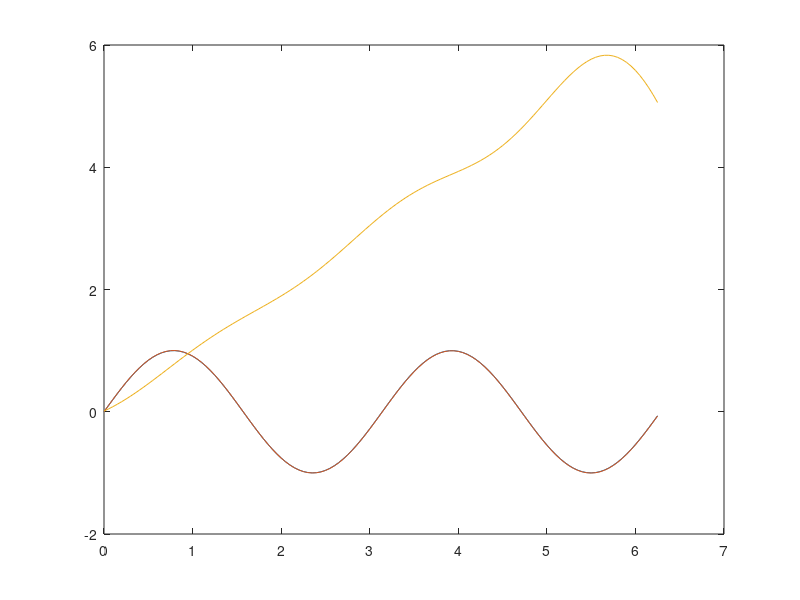

Recreate this plot in MATLAB.
clear all;
close all;

N=20;

x=0:0.1:2*pi;
xtest=0:0.05:2*pi;

eta=0.1;
epochs=3000;

f1=square(2*x);
f2=sin(2*x);

f2test=sin(2*xtest);
f1test=square(2*xtest);

mu=2*pi/N; %Space between mus of the gaussians
muv=0:N-1; %Linear vector (0 to N-1 gaussians)
muv=mu*muv; %Mu vector (vector of means)
sigma=3*mu;

Phi=zeros(N,length(x)); %Matrix with functions applied to each point (6) in assignment

for i=1:length(x) %columns (varies the point/sample)
    for j=1:N %Rows (varies the mu of the function)
        Phi(j,i)=exp(-(((x(i)-muv(j)).^2)./(2*sigma.^2)));
    end
end

w=((Phi'*Phi)\Phi')'*f2';

wDelta=zeros(N,1);
%fapp=Phi'*w;
PhiDelta=zeros(N,1); %Matrix with functions applied to each point (6) in assignment

for n=1:epochs %columns (varies the point/sample)
    i=ceil(rand(1,1)*(length(x)-1));
    for j=1:N %Rows (varies the mu of the function)
        PhiDelta(j,1)=exp(-(((x(i)-muv(j)).^2)./(2*sigma.^2)));
    end
    e=(x(i)-PhiDelta'*wDelta);
    wDelta=wDelta+eta*e*PhiDelta;
end

Phitest=zeros(N,length(xtest));

for i=1:length(xtest) %columns (varies the point/sample)
    for j=1:N %Rows (varies the mu of the function)
        Phitest(j,i)=exp(-(((xtest(i)-muv(j)).^2)./(2*sigma.^2)));
    end
end

fapp=Phitest'*w;
fapp2=Phitest'*wDelta;
plot(xtest,f2test);
hold on;
plot(xtest,fapp);
plot(xtest,fapp2);